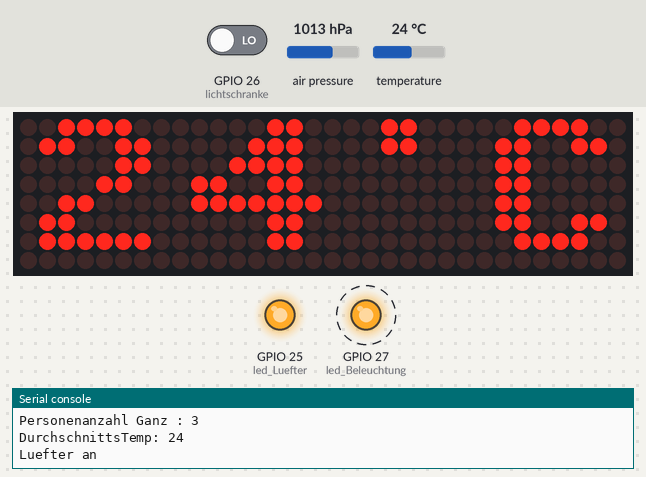
Bench run of a program on a simulated ESP32 board running MicroPython. On the bench: 32×8 LED matrix, output pins drawn as LEDs (lit = HIGH), the last lines printed to the serial console. Dashed ring = blinking. The inputs (shaded band) are chosen by the test bench; at power-on: temperature 24 °C, GPIO 26 (lichtschranke) LOW, air pressure 1013 hPa. WiFi joins after 1.5 s; no MQTT or app messages arrive unless stated; library files of the repository ran but are not shown: bmp180.py, max7219.py; pins used as bus, display or sensor lines are not drawn.

Above: at 2.8 s.
2.9 s: temperature set to 22.1 °C
At 3.49 s:
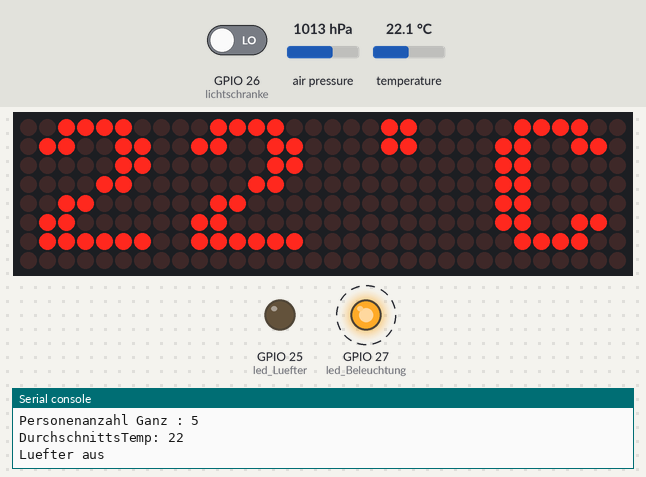
5.2 s: GPIO 26 (lichtschranke) driven HIGH
At 5.2 s:
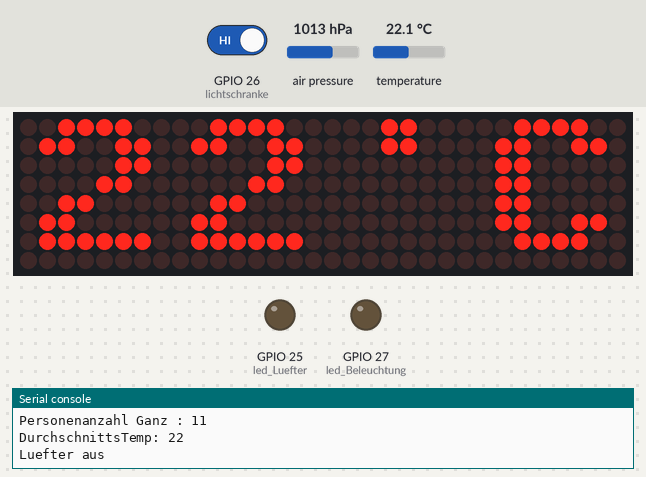
6.7 s: temperature set to 12 °C
At 7.3 s:
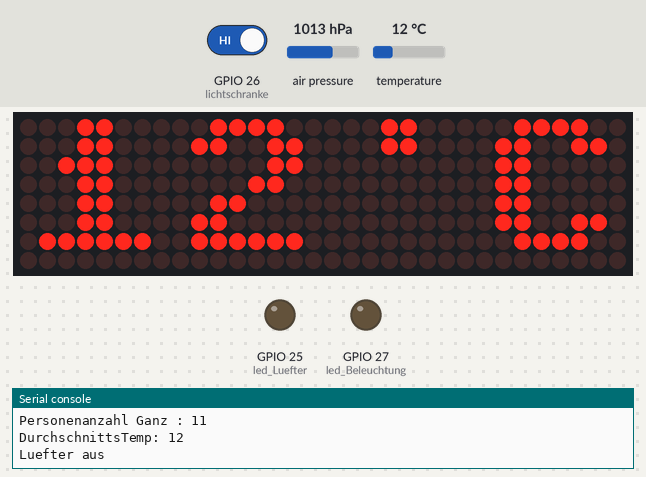
8.4 s: temperature set to 19 °C
At 10.0 s:
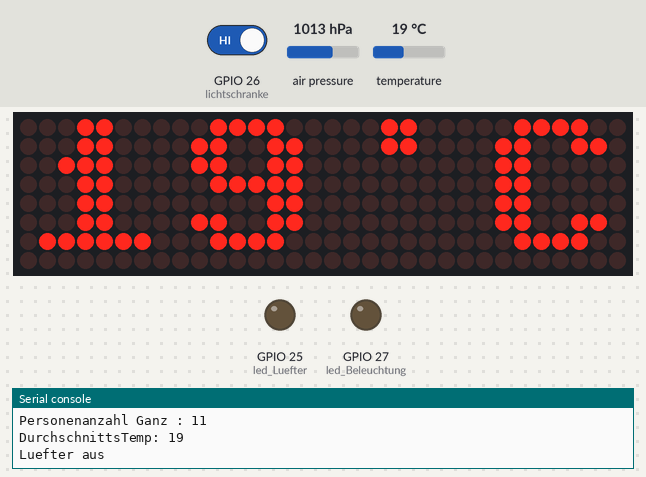
Timing chart, 0 to 11.0 s (numbered marks = the images above; inputs shaded):
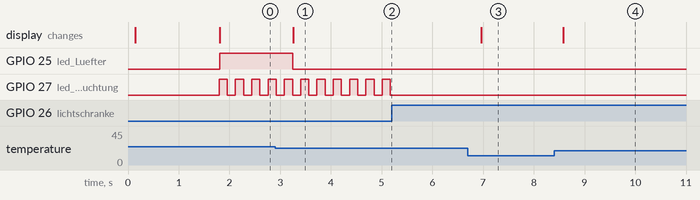

The program:

kundenauftrag.py
```python
#Kundenauftrag "Bankfiliale"
#Tammo Baum, ETS2021, 14.06.2022

#Eine Lichtschranke steuert als Bewegungsmelder die Beleuchtung einer Bankfiliale und zaehlt die Anzahl der Personen in der Bank
#Das Licht wird durch eine gelbe LED symbolisiert.
#Die Temperatur der Filiale soll auf einer Matrixanzeige ausgegeben werden und bei überschreiten einer gewissen Temperatur soll ein Luefter,
#durch eine rote LED symbolisiert, eingeschaltet werden und die Temperatur runterkühlen. Bei Erreichen der WunschTemperatur geht der Luefter wieder aus.
#Die Daten sollen in einer HandyApp abrufbar sein. So steht die Personenanzahl auf dem Display und auch welchen Zustand der Luefter oder die Beleuchtung hat.
#Zusaetzlich sollen die Daten in eine Datenbank geschrieben und gespeichert werden.


#Hardware: BMP180(scl=Pin22,sda=Pin21), ESP32TTG0, rote_Led=Pin25, gelbe_Led=Pin27,
#          Matrix Anzeige(CLK=Pin15,DIN=Pin13,CS=Pin2), Lichtschranke E3F-R2NK=Pin26

#Bibliotheken: bmp.py, max7219 -> in der ReadMe Datei, Verweis auf dei NodeRed-App

#--------------------------------------------------------------------------------------------------------------
#-----------------------Initialisierung Start------------------------------------------------------------------

from bmp180 import BMP180
from machine import SoftI2C, Pin, SPI
from umqtt.simple import MQTTClient
import time
import max7219
import network
import json

#MQTT_SERVER = "192.168.1.237"  #IP IoT                 #Aufsetzen des MQTT Servers
MQTT_SERVER = "192.168.0.2"     #IP Privat
CLIENT_ID = "MQTT_BAUM"
MQTT_TOPIC_TEMP_DATA = "Oldenburg/BankX/Daten"

i2c = SoftI2C(scl=Pin(22), sda=Pin(21))                 #i2c bmp180
bmp = BMP180(i2c)

lichtschranke = Pin(26, Pin.IN)                         #Pinbelegung definieren
led_Beleuchtung = Pin(27, Pin.OUT)
led_Luefter = Pin(25, Pin.OUT)

spi = SPI(1, baudrate=100000, polarity=1, phase=0, sck=Pin(15), mosi=Pin(13))    #sck=CLK mosi=DIN ss=cs
cs = Pin(2)

pers_count = 0                                          #Variabeln für Zaehler und Beleuchtung
was_off_before = True
led_beleuchtung_an = False

display = max7219.Matrix8x8(spi,cs,4)                   #Display aufsetzen
display.brightness(10)

#-----------------------Initialisierung Ende-------------------------------------------------------------------

#-----------------------Netzwerkkonfigurierung Start-----------------------------------------------------------

wlan = network.WLAN(network.STA_IF)

wlan.active(True)

if not wlan.isconnected():

    wlan.connect("LAN Boehmermann", "FestundFlauschig2022")    #Netzwerk Privat
#    wlan.connect("BZTG-IoT", "WerderBremen24")                  #Netzwerk IoT

    while not wlan.isconnected():

        pass

    print("Netzwerkkonfiguration: ", wlan.ifconfig())       #Netzwerkinfos ausgeben (IP Adresse, Subnetzmaske, Gateway, DNS-Server)

#-----------------------Netzwerkkonfigurierung Ende-------------------------------------------------------

#-----------------------Endlosschleife Start--------------------------------------------------------------
while True:
    mqtt_Baum = MQTTClient(CLIENT_ID, MQTT_SERVER)          #MQTT Server verbinden
    mqtt_Baum.connect()
    print("MQTT verbunden!")

    eingang = lichtschranke.value()                         #Abfrage Lichtschrankensignal 1 -> 0 da Oeffnersignal
    if eingang and was_off_before:
        was_off_before = False
        time.sleep(0.5)
    if not eingang:
        pers_count += 1                                     #Zaehlvorgang Kunden
        was_off_before = True

    print("personen_Anzahl einfach", pers_count)
    int(pers_count)
    pers_countEnd = int(pers_count / 2)                     #Zaehlvorgang Kunden durch 2 dividieren um Ein und Austritt zu beruecksichtigen

    print("Personenanzahl Ganz :", pers_countEnd)


    if pers_count % 2 != 0 or pers_count == 1:              #Anzeige Beleuchtung gelbe LED bei Betreten = 1, Verlassen = 0
        led_Beleuchtung.value(1)
    else:
        led_Beleuchtung.value(0)

#-----------Auswertung Temperatur Messwerte Start------------------------

    display.fill(0)
    messwerte_bmp = []
    temp_bmp = int(bmp.temperature)

    for i in range(0,5):
        messwerte = round(bmp.temperature,2)
        messwerte_bmp.append(messwerte)

    messwerte_bmp.sort()
    del messwerte_bmp[0]
    messwerte_bmp.pop

    ausgabe = round((sum(messwerte_bmp) / len(messwerte_bmp)),2)
    ausgabe_matrix = int(ausgabe)
    print("DurchschnittsTemp:",ausgabe_matrix)

#-----------Auswertung Temperatur Messwerte Ende------------------------

    display.fill(0)                                    #Ausgabe Temperatur LED-Matrix
    display.text(str(ausgabe_matrix) +" C", 0, 0, 1)
    display.fill_rect(19,0,2,2,1)
    display.show()

    if  ausgabe_matrix >= 24:                          #Anzeige Luefter rote LED
        led_Luefter.value(1)
        print("Luefter an")
    elif ausgabe_matrix <= 22:
        led_Luefter.value(0)
        print("Luefter aus")


    data_Werte = {                                     #Ausgabe der Daten in JSON Format
       "BankX" :[
            {
                "Temperatur": temp_bmp,

                "Anzeige_Luefter": led_Luefter.value(),

                "led_Beleuchtung": led_Beleuchtung.value(),

                "Kunden_Zahl": pers_countEnd
            }
        ]
    }


    mqtt_Baum.publish(MQTT_TOPIC_TEMP_DATA, json.dumps(data_Werte))          #Publishen der Daten
    mqtt_Baum.disconnect()

#-----------------------Endlosschleife Ende--------------------------------------------------------------
```

Measured:
- the behaviour switches between 23 and 22.9 °C on temperature (found by bisection; images 0 and 1)
- after the input at 2.9 s, GPIO 25 (led_Luefter): HIGH → LOW after 0.35 s; the display: changes after 0.35 s (image 1)
- after the input at 5.2 s, GPIO 27 (led_Beleuchtung): stops changing and stays LOW
- after the input at 6.7 s, the display: changes after 0.27 s (image 3)
- after the input at 8.4 s, the display: changes after 0.18 s (image 4)
- by itself, GPIO 27 (led_Beleuchtung): alternates HIGH for 0.16 s and LOW for 0.16 s
